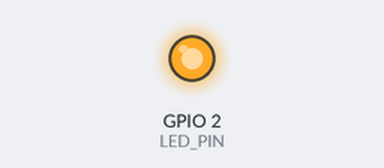
Recording of a sketch running on a simulated ESP32. Parts: output pins drawn as LEDs (lit = HIGH).

Above: at 3.0 s.
At 9.0 s:
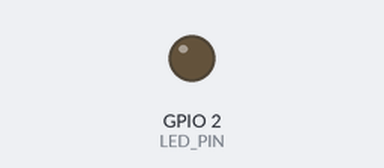
Timing chart, 0 to 15.6 s (numbered marks = the images above):
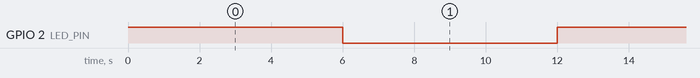

Measured:
- by itself, GPIO 2 (LED_PIN): alternates HIGH for 6.0 s and LOW for 6.0 s

The sketch:

sketch.ino
```cpp
#define LED_PIN 2  // Common inbuilt LED pin on ESP32

void setup() {
  pinMode(LED_PIN, OUTPUT);
}

void loop() {
  digitalWrite(LED_PIN, HIGH);  // LED ON
  delay(6000);                  // Wait 1 second

  digitalWrite(LED_PIN, LOW);   // LED OFF
  delay(6000);                  // Wait 1 second
}
```
